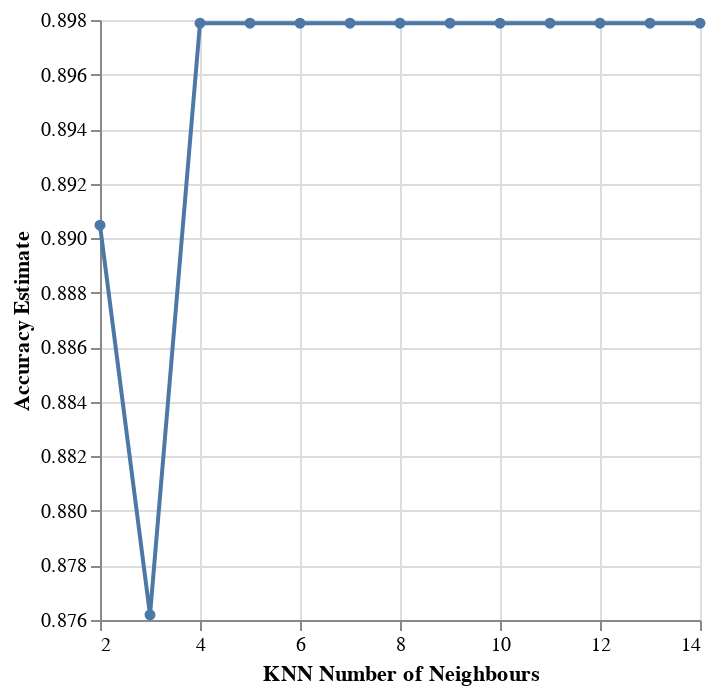

This figure's notebook cell:
### Code cell
#cross validation

param_grid = {
    'n_neighbors': range(2, 15, 1)
}

pipeline = KNeighborsClassifier()

knn_tune_grid = GridSearchCV(
    estimator=pipeline, param_grid=param_grid, cv=5, return_train_score=True, n_jobs=-1)

model_grid = knn_tune_grid.fit(X, y)
accuracies_grid = pd.DataFrame(model_grid.cv_results_)

cross_val_plot = alt.Chart(accuracies_grid).mark_line(point=True).encode(
    x=alt.X('param_n_neighbors').title('KNN Number of Neighbours').scale(zero=False),
    y=alt.Y('mean_test_score').title('Accuracy Estimate').scale(zero=False)
)

cross_val_plot

### Figure 1 — Vega specification as saved in the notebook (floating-point values rounded to 4 significant figures)
{"$schema": "https://vega.github.io/schema/vega/v5.json", "data": [{"name": "source_0", "values": [{"mean_test_score": 0.8905, "param_n_neighbors": 2}, {"mean_test_score": 0.8762, "param_n_neighbors": 3}, {"mean_test_score": 0.8979, "param_n_neighbors": 4}, {"mean_test_score": 0.8979, "param_n_neighbors": 5}, {"mean_test_score": 0.8979, "param_n_neighbors": 6}, {"mean_test_score": 0.8979, "param_n_neighbors": 7}, {"mean_test_score": 0.8979, "param_n_neighbors": 8}, {"mean_test_score": 0.8979, "param_n_neighbors": 9}, {"mean_test_score": 0.8979, "param_n_neighbors": 10}, {"mean_test_score": 0.8979, "param_n_neighbors": 11}, {"mean_test_score": 0.8979, "param_n_neighbors": 12}, {"mean_test_score": 0.8979, "param_n_neighbors": 13}, {"mean_test_score": 0.8979, "param_n_neighbors": 14}]}, {"name": "data_0", "values": [{"mean_test_score": 0.8905, "param_n_neighbors": 2}, {"mean_test_score": 0.8762, "param_n_neighbors": 3}, {"mean_test_score": 0.8979, "param_n_neighbors": 4}, {"mean_test_score": 0.8979, "param_n_neighbors": 5}, {"mean_test_score": 0.8979, "param_n_neighbors": 6}, {"mean_test_score": 0.8979, "param_n_neighbors": 7}, {"mean_test_score": 0.8979, "param_n_neighbors": 8}, {"mean_test_score": 0.8979, "param_n_neighbors": 9}, {"mean_test_score": 0.8979, "param_n_neighbors": 10}, {"mean_test_score": 0.8979, "param_n_neighbors": 11}, {"mean_test_score": 0.8979, "param_n_neighbors": 12}, {"mean_test_score": 0.8979, "param_n_neighbors": 13}, {"mean_test_score": 0.8979, "param_n_neighbors": 14}]}], "marks": [{"type": "line", "name": "layer_0_marks", "from": {"data": "source_0"}, "sort": {"field": "x"}, "encode": {"update": {"stroke": {"value": "#4c78a8"}, "x": {"field": "param_n_neighbors", "scale": "x"}, "y": {"field": "mean_test_score", "scale": "y"}, "defined": {"signal": "isValid(datum[\"param_n_neighbors\"]) && isFinite(+datum[\"param_n_neighbors\"]) && isValid(datum[\"mean_test_score\"]) && isFinite(+datum[\"mean_test_score\"])"}}}, "style": ["line"]}, {"type": "symbol", "name": "layer_1_marks", "from": {"data": "data_0"}, "encode": {"update": {"opacity": {"value": 1}, "fill": {"value": "#4c78a8"}, "x": {"field": "param_n_neighbors", "scale": "x"}, "y": {"field": "mean_test_score", "scale": "y"}}}, "style": ["point"]}], "scales": [{"name": "x", "type": "linear", "domain": {"fields": [{"data": "source_0", "field": "param_n_neighbors"}, {"data": "data_0", "field": "param_n_neighbors"}]}, "range": [0, {"signal": "width"}], "zero": false, "nice": true}, {"name": "y", "type": "linear", "domain": {"fields": [{"data": "source_0", "field": "mean_test_score"}, {"data": "data_0", "field": "mean_test_score"}]}, "range": [{"signal": "height"}, 0], "nice": true, "zero": false}], "axes": [{"scale": "x", "domain": false, "zindex": 0, "gridScale": "y", "labels": false, "minExtent": 0, "grid": true, "ticks": false, "orient": "bottom", "tickCount": {"signal": "ceil(width/40)"}, "aria": false, "maxExtent": 0}, {"scale": "y", "ticks": false, "minExtent": 0, "labels": false, "grid": true, "tickCount": {"signal": "ceil(height/40)"}, "gridScale": "x", "domain": false, "aria": false, "maxExtent": 0, "zindex": 0, "orient": "left"}, {"scale": "x", "title": "KNN Number of Neighbours", "zindex": 0, "labelFlush": true, "tickCount": {"signal": "ceil(width/40)"}, "orient": "bottom", "grid": false, "labelOverlap": true}, {"scale": "y", "labelOverlap": true, "orient": "left", "tickCount": {"signal": "ceil(height/40)"}, "grid": false, "title": "Accuracy Estimate", "zindex": 0}], "background": "white", "style": "cell", "padding": 5, "height": 300, "width": 300}
